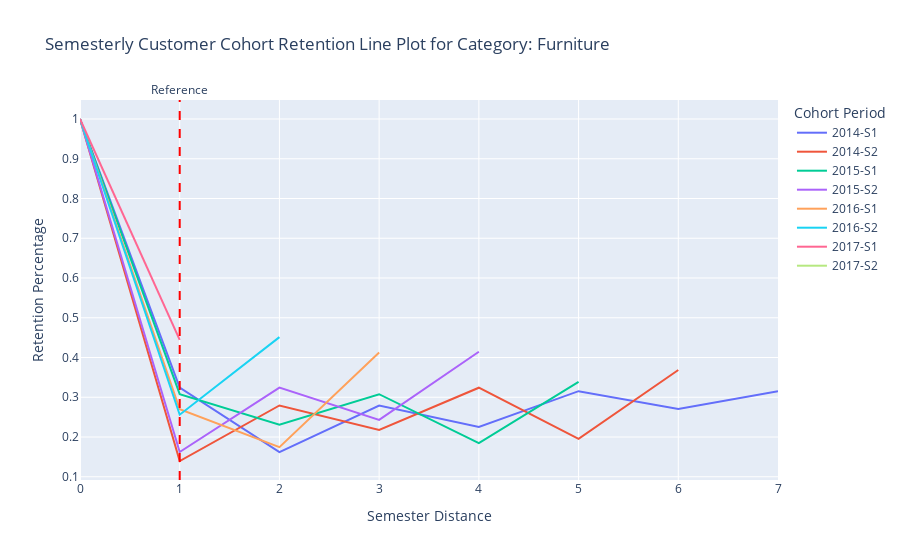
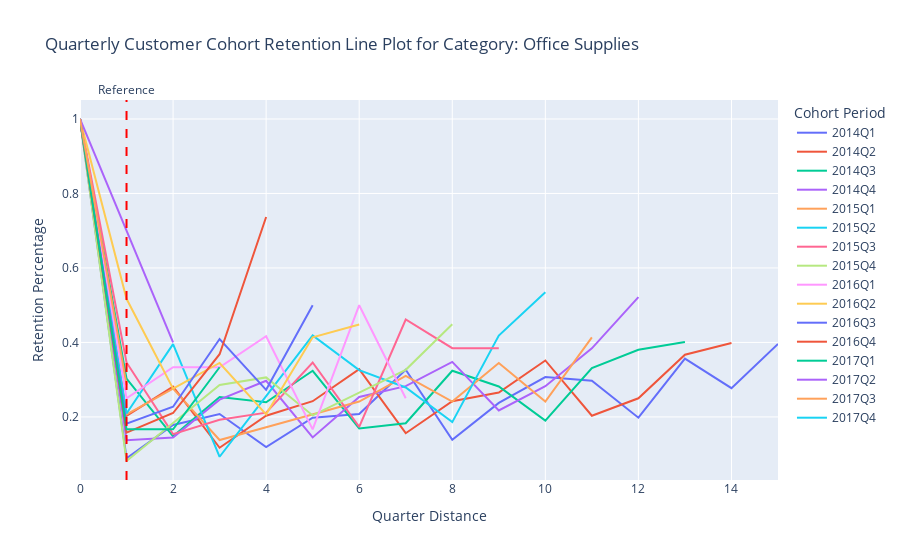
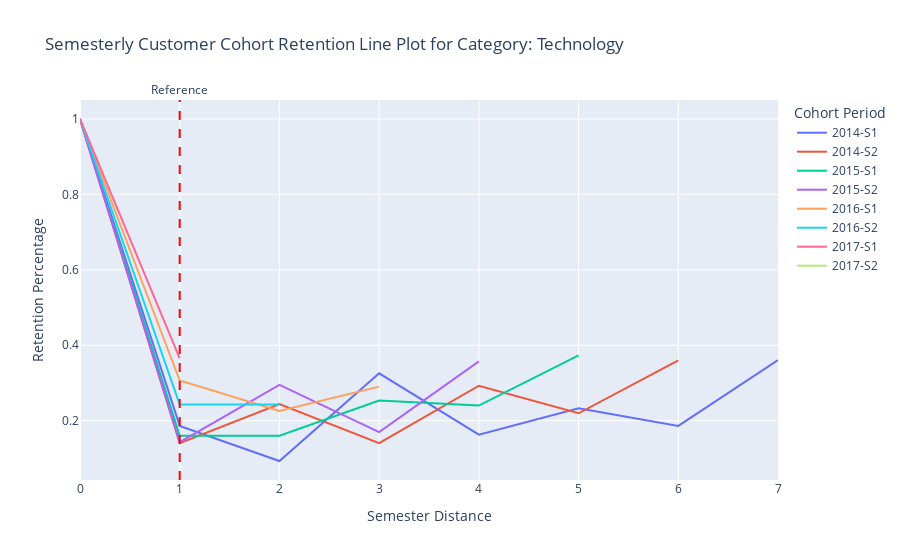

The code cell stored with these charts, in order, in its notebook:
### Markdown cell above
# Cohort Analysis Per Kategori

### Code cell
import pandas as pd
import plotly.express as px
import plotly.graph_objects as go

# Misalkan df adalah DataFrame Anda
dfgen = df.copy()

# Daftar kategori yang ingin Anda proses
categories = dfgen['Category'].unique()

# Loop untuk memproses setiap kategori
for category in categories:
    # Memfilter data untuk kategori saat ini
    df_category = dfgen[dfgen['Category'] == category].copy()
    
    # Step 1: Define cohort period
    if category == 'Office Supplies':
        df_category['cohort_period'] = df_category.groupby('Customer ID')['Order Date'].transform('min').dt.to_period('Q')
        df_category['current_transaction_period'] = df_category['Order Date'].dt.to_period('Q')
    else:
        df_category['cohort_period'] = (
            df_category.groupby('Customer ID')['Order Date'].transform('min').dt.year.astype(str) + "-S" +
            (((df_category.groupby('Customer ID')['Order Date'].transform('min').dt.month - 1) // 6 + 1).astype(str))
        )
        df_category['current_transaction_period'] = (
            df_category['Order Date'].dt.year.astype(str) + "-S" +
            (((df_category['Order Date'].dt.month - 1) // 6 + 1).astype(str))
        )
    
    df_category = df_category[['Customer ID', 'cohort_period', 'current_transaction_period']]
    
    # Hanya butuh tau dia transaksi atau tidak (bukan jumlah transaksinya)
    df_category.drop_duplicates(inplace=True)
    
    # Step 3: Agregasi
    cohort_retention = df_category.groupby(['cohort_period', 'current_transaction_period'])['Customer ID'].count().reset_index().rename(columns={'Customer ID': 'count_user'})
    
    # Step 4: Menghitung period_distance berdasarkan perbedaan periode
    if category == 'Office Supplies':
        cohort_retention['period_distance'] = (
            (cohort_retention['current_transaction_period'].dt.year - cohort_retention['cohort_period'].dt.year) * 4 +
            (cohort_retention['current_transaction_period'].dt.quarter - cohort_retention['cohort_period'].dt.quarter)
        )
    else:
        cohort_retention['period_distance'] = (
            (cohort_retention['current_transaction_period'].str[:4].astype(int) - cohort_retention['cohort_period'].str[:4].astype(int)) * 2 +
            (cohort_retention['current_transaction_period'].str[-1].astype(int) - cohort_retention['cohort_period'].str[-1].astype(int))
        )
    
    # Step 5: Pivot table
    cohort_retention_pivot = cohort_retention.pivot_table(index='cohort_period', columns='period_distance', values='count_user')
    
    # Step 6: Menghitung retensi
    cohort_retention_final = cohort_retention_pivot.divide(cohort_retention_pivot.iloc[:, 0], axis=0)
    
    # Membuat line plot
    lineplot = cohort_retention.copy()
    
    # Step 1: Preprocessing
    lineplot['cohort_period'] = lineplot['cohort_period'].astype(str)
    lineplot['current_transaction_period'] = lineplot['current_transaction_period'].astype(str)
    
    # Filter first period
    lineplot_0 = lineplot.groupby(['cohort_period']).agg({'count_user': 'max'})
    
    # Create percent
    lineplot_percent = lineplot.set_index(['cohort_period']).div(lineplot_0, level='cohort_period').rename(columns={'count_user': 'percentage'}).reset_index()
    
    # Add current transaction period and period distance
    lineplot_percent['current_transaction_period'] = lineplot['current_transaction_period']
    lineplot_percent['period_distance'] = lineplot['period_distance']
    
    # Membuat line plot interaktif dengan Plotly
    fig = px.line(
        lineplot_percent,
        x="period_distance",
        y="percentage",
        color="cohort_period",
        labels={
            "period_distance": f"{'Quarter' if category == 'Office Supplies' else 'Semester'} Distance",
            "percentage": "Retention Percentage",
            "cohort_period": "Cohort Period"
        },
        title=f"{'Quarterly' if category == 'Office Supplies' else 'Semesterly'} Customer Cohort Retention Line Plot for Category: {category}"
    )
    
    # Menambahkan garis vertikal pada periode tertentu (contoh x=1)
    fig.add_vline(x=1, line_dash="dash", line_color="red", annotation_text="Reference", annotation_position="top")
    
    # Menampilkan plot
    fig.show()

### Figure 1 — Plotly figure (JSON) as saved in the notebook; plotly's stock layout.template omitted (floating-point values rounded to 4 significant figures)
{"data": [{"hovertemplate": "Cohort Period=2014-S1<br>Semester Distance=%{x}<br>Retention Percentage=%{y}<extra></extra>", "legendgroup": "2014-S1", "line": {"color": "#636efa", "dash": "solid"}, "marker": {"symbol": "circle"}, "mode": "lines", "name": "2014-S1", "orientation": "v", "showlegend": true, "type": "scatter", "x": [0, 1, 2, 3, 4, 5, 6, 7], "xaxis": "x", "y": [1, 0.3243, 0.1622, 0.2793, 0.2252, 0.3153, 0.2703, 0.3153], "yaxis": "y"}, {"hovertemplate": "Cohort Period=2014-S2<br>Semester Distance=%{x}<br>Retention Percentage=%{y}<extra></extra>", "legendgroup": "2014-S2", "line": {"color": "#EF553B", "dash": "solid"}, "marker": {"symbol": "circle"}, "mode": "lines", "name": "2014-S2", "orientation": "v", "showlegend": true, "type": "scatter", "x": [0, 1, 2, 3, 4, 5, 6], "xaxis": "x", "y": [1, 0.1397, 0.2793, 0.2179, 0.324, 0.1955, 0.3687], "yaxis": "y"}, {"hovertemplate": "Cohort Period=2015-S1<br>Semester Distance=%{x}<br>Retention Percentage=%{y}<extra></extra>", "legendgroup": "2015-S1", "line": {"color": "#00cc96", "dash": "solid"}, "marker": {"symbol": "circle"}, "mode": "lines", "name": "2015-S1", "orientation": "v", "showlegend": true, "type": "scatter", "x": [0, 1, 2, 3, 4, 5], "xaxis": "x", "y": [1, 0.3077, 0.2308, 0.3077, 0.1846, 0.3385], "yaxis": "y"}, {"hovertemplate": "Cohort Period=2015-S2<br>Semester Distance=%{x}<br>Retention Percentage=%{y}<extra></extra>", "legendgroup": "2015-S2", "line": {"color": "#ab63fa", "dash": "solid"}, "marker": {"symbol": "circle"}, "mode": "lines", "name": "2015-S2", "orientation": "v", "showlegend": true, "type": "scatter", "x": [0, 1, 2, 3, 4], "xaxis": "x", "y": [1, 0.1622, 0.3243, 0.2432, 0.4144], "yaxis": "y"}, {"hovertemplate": "Cohort Period=2016-S1<br>Semester Distance=%{x}<br>Retention Percentage=%{y}<extra></extra>", "legendgroup": "2016-S1", "line": {"color": "#FFA15A", "dash": "solid"}, "marker": {"symbol": "circle"}, "mode": "lines", "name": "2016-S1", "orientation": "v", "showlegend": true, "type": "scatter", "x": [0, 1, 2, 3], "xaxis": "x", "y": [1, 0.2698, 0.1746, 0.4127], "yaxis": "y"}, {"hovertemplate": "Cohort Period=2016-S2<br>Semester Distance=%{x}<br>Retention Percentage=%{y}<extra></extra>", "legendgroup": "2016-S2", "line": {"color": "#19d3f3", "dash": "solid"}, "marker": {"symbol": "circle"}, "mode": "lines", "name": "2016-S2", "orientation": "v", "showlegend": true, "type": "scatter", "x": [0, 1, 2], "xaxis": "x", "y": [1, 0.2561, 0.4512], "yaxis": "y"}, {"hovertemplate": "Cohort Period=2017-S1<br>Semester Distance=%{x}<br>Retention Percentage=%{y}<extra></extra>", "legendgroup": "2017-S1", "line": {"color": "#FF6692", "dash": "solid"}, "marker": {"symbol": "circle"}, "mode": "lines", "name": "2017-S1", "orientation": "v", "showlegend": true, "type": "scatter", "x": [0, 1], "xaxis": "x", "y": [1, 0.4444], "yaxis": "y"}, {"hovertemplate": "Cohort Period=2017-S2<br>Semester Distance=%{x}<br>Retention Percentage=%{y}<extra></extra>", "legendgroup": "2017-S2", "line": {"color": "#B6E880", "dash": "solid"}, "marker": {"symbol": "circle"}, "mode": "lines", "name": "2017-S2", "orientation": "v", "showlegend": true, "type": "scatter", "x": [0], "xaxis": "x", "y": [1], "yaxis": "y"}], "layout": {"annotations": [{"showarrow": false, "text": "Reference", "x": 1, "xanchor": "center", "xref": "x", "y": 1, "yanchor": "bottom", "yref": "y domain"}], "legend": {"title": {"text": "Cohort Period"}, "tracegroupgap": 0}, "shapes": [{"line": {"color": "red", "dash": "dash"}, "type": "line", "x0": 1, "x1": 1, "xref": "x", "y0": 0, "y1": 1, "yref": "y domain"}], "title": {"text": "Semesterly Customer Cohort Retention Line Plot for Category: Furniture"}, "xaxis": {"anchor": "y", "domain": [0, 1], "title": {"text": "Semester Distance"}}, "yaxis": {"anchor": "x", "domain": [0, 1], "title": {"text": "Retention Percentage"}}}}

### Figure 2 — Plotly figure (JSON) as saved in the notebook; plotly's stock layout.template omitted (floating-point values rounded to 4 significant figures)
{"data": [{"hovertemplate": "Cohort Period=2014Q1<br>Quarter Distance=%{x}<br>Retention Percentage=%{y}<extra></extra>", "legendgroup": "2014Q1", "line": {"color": "#636efa", "dash": "solid"}, "marker": {"symbol": "circle"}, "mode": "lines", "name": "2014Q1", "orientation": "v", "showlegend": true, "type": "scatter", "x": [0, 1, 2, 3, 4, 5, 6, 7, 8, 9, 10, 11, 12, 13, 14, 15], "xaxis": "x", "y": [1, 0.08911, 0.1782, 0.2079, 0.1188, 0.198, 0.2079, 0.3267, 0.1386, 0.2376, 0.3069, 0.297, 0.198, 0.3564, 0.2772, 0.396], "yaxis": "y"}, {"hovertemplate": "Cohort Period=2014Q2<br>Quarter Distance=%{x}<br>Retention Percentage=%{y}<extra></extra>", "legendgroup": "2014Q2", "line": {"color": "#EF553B", "dash": "solid"}, "marker": {"symbol": "circle"}, "mode": "lines", "name": "2014Q2", "orientation": "v", "showlegend": true, "type": "scatter", "x": [0, 1, 2, 3, 4, 5, 6, 7, 8, 9, 10, 11, 12, 13, 14], "xaxis": "x", "y": [1, 0.2031, 0.2812, 0.1172, 0.2031, 0.2422, 0.3281, 0.1562, 0.2422, 0.2656, 0.3516, 0.2031, 0.25, 0.3672, 0.3984], "yaxis": "y"}, {"hovertemplate": "Cohort Period=2014Q3<br>Quarter Distance=%{x}<br>Retention Percentage=%{y}<extra></extra>", "legendgroup": "2014Q3", "line": {"color": "#00cc96", "dash": "solid"}, "marker": {"symbol": "circle"}, "mode": "lines", "name": "2014Q3", "orientation": "v", "showlegend": true, "type": "scatter", "x": [0, 1, 2, 3, 4, 5, 6, 7, 8, 9, 10, 11, 12, 13], "xaxis": "x", "y": [1, 0.3028, 0.1479, 0.2535, 0.2394, 0.3239, 0.169, 0.1831, 0.3239, 0.2817, 0.1901, 0.331, 0.3803, 0.4014], "yaxis": "y"}, {"hovertemplate": "Cohort Period=2014Q4<br>Quarter Distance=%{x}<br>Retention Percentage=%{y}<extra></extra>", "legendgroup": "2014Q4", "line": {"color": "#ab63fa", "dash": "solid"}, "marker": {"symbol": "circle"}, "mode": "lines", "name": "2014Q4", "orientation": "v", "showlegend": true, "type": "scatter", "x": [0, 1, 2, 3, 4, 5, 6, 7, 8, 9, 10, 11, 12], "xaxis": "x", "y": [1, 0.1377, 0.1449, 0.2464, 0.2971, 0.1449, 0.2536, 0.2826, 0.3478, 0.2174, 0.2826, 0.3841, 0.5217], "yaxis": "y"}, {"hovertemplate": "Cohort Period=2015Q1<br>Quarter Distance=%{x}<br>Retention Percentage=%{y}<extra></extra>", "legendgroup": "2015Q1", "line": {"color": "#FFA15A", "dash": "solid"}, "marker": {"symbol": "circle"}, "mode": "lines", "name": "2015Q1", "orientation": "v", "showlegend": true, "type": "scatter", "x": [0, 1, 2, 3, 4, 5, 6, 7, 8, 9, 10, 11], "xaxis": "x", "y": [1, 0.2069, 0.2759, 0.1379, 0.1724, 0.2069, 0.2414, 0.3103, 0.2414, 0.3448, 0.2414, 0.4138], "yaxis": "y"}, {"hovertemplate": "Cohort Period=2015Q2<br>Quarter Distance=%{x}<br>Retention Percentage=%{y}<extra></extra>", "legendgroup": "2015Q2", "line": {"color": "#19d3f3", "dash": "solid"}, "marker": {"symbol": "circle"}, "mode": "lines", "name": "2015Q2", "orientation": "v", "showlegend": true, "type": "scatter", "x": [0, 1, 2, 3, 4, 5, 6, 7, 8, 9, 10], "xaxis": "x", "y": [1, 0.2093, 0.3953, 0.09302, 0.2558, 0.4186, 0.3256, 0.2791, 0.186, 0.4186, 0.5349], "yaxis": "y"}, {"hovertemplate": "Cohort Period=2015Q3<br>Quarter Distance=%{x}<br>Retention Percentage=%{y}<extra></extra>", "legendgroup": "2015Q3", "line": {"color": "#FF6692", "dash": "solid"}, "marker": {"symbol": "circle"}, "mode": "lines", "name": "2015Q3", "orientation": "v", "showlegend": true, "type": "scatter", "x": [0, 1, 2, 3, 4, 5, 6, 7, 8, 9], "xaxis": "x", "y": [1, 0.3462, 0.1538, 0.1923, 0.2115, 0.3462, 0.1731, 0.4615, 0.3846, 0.3846], "yaxis": "y"}, {"hovertemplate": "Cohort Period=2015Q4<br>Quarter Distance=%{x}<br>Retention Percentage=%{y}<extra></extra>", "legendgroup": "2015Q4", "line": {"color": "#B6E880", "dash": "solid"}, "marker": {"symbol": "circle"}, "mode": "lines", "name": "2015Q4", "orientation": "v", "showlegend": true, "type": "scatter", "x": [0, 1, 2, 3, 4, 5, 6, 7, 8], "xaxis": "x", "y": [1, 0.08163, 0.1837, 0.2857, 0.3061, 0.2041, 0.2653, 0.3265, 0.449], "yaxis": "y"}, {"hovertemplate": "Cohort Period=2016Q1<br>Quarter Distance=%{x}<br>Retention Percentage=%{y}<extra></extra>", "legendgroup": "2016Q1", "line": {"color": "#FF97FF", "dash": "solid"}, "marker": {"symbol": "circle"}, "mode": "lines", "name": "2016Q1", "orientation": "v", "showlegend": true, "type": "scatter", "x": [0, 1, 2, 3, 4, 5, 6, 7], "xaxis": "x", "y": [1, 0.25, 0.3333, 0.3333, 0.4167, 0.1667, 0.5, 0.25], "yaxis": "y"}, {"hovertemplate": "Cohort Period=2016Q2<br>Quarter Distance=%{x}<br>Retention Percentage=%{y}<extra></extra>", "legendgroup": "2016Q2", "line": {"color": "#FECB52", "dash": "solid"}, "marker": {"symbol": "circle"}, "mode": "lines", "name": "2016Q2", "orientation": "v", "showlegend": true, "type": "scatter", "x": [0, 1, 2, 3, 4, 5, 6], "xaxis": "x", "y": [1, 0.5172, 0.2759, 0.3448, 0.2069, 0.4138, 0.4483], "yaxis": "y"}, {"hovertemplate": "Cohort Period=2016Q3<br>Quarter Distance=%{x}<br>Retention Percentage=%{y}<extra></extra>", "legendgroup": "2016Q3", "line": {"color": "#636efa", "dash": "solid"}, "marker": {"symbol": "circle"}, "mode": "lines", "name": "2016Q3", "orientation": "v", "showlegend": true, "type": "scatter", "x": [0, 1, 2, 3, 4, 5], "xaxis": "x", "y": [1, 0.1818, 0.2273, 0.4091, 0.2727, 0.5], "yaxis": "y"}, {"hovertemplate": "Cohort Period=2016Q4<br>Quarter Distance=%{x}<br>Retention Percentage=%{y}<extra></extra>", "legendgroup": "2016Q4", "line": {"color": "#EF553B", "dash": "solid"}, "marker": {"symbol": "circle"}, "mode": "lines", "name": "2016Q4", "orientation": "v", "showlegend": true, "type": "scatter", "x": [0, 1, 2, 3, 4], "xaxis": "x", "y": [1, 0.1579, 0.2105, 0.3684, 0.7368], "yaxis": "y"}, {"hovertemplate": "Cohort Period=2017Q1<br>Quarter Distance=%{x}<br>Retention Percentage=%{y}<extra></extra>", "legendgroup": "2017Q1", "line": {"color": "#00cc96", "dash": "solid"}, "marker": {"symbol": "circle"}, "mode": "lines", "name": "2017Q1", "orientation": "v", "showlegend": true, "type": "scatter", "x": [0, 1, 2, 3], "xaxis": "x", "y": [1, 0.1667, 0.1667, 0.3333], "yaxis": "y"}, {"hovertemplate": "Cohort Period=2017Q2<br>Quarter Distance=%{x}<br>Retention Percentage=%{y}<extra></extra>", "legendgroup": "2017Q2", "line": {"color": "#ab63fa", "dash": "solid"}, "marker": {"symbol": "circle"}, "mode": "lines", "name": "2017Q2", "orientation": "v", "showlegend": true, "type": "scatter", "x": [0, 2], "xaxis": "x", "y": [1, 0.4], "yaxis": "y"}, {"hovertemplate": "Cohort Period=2017Q3<br>Quarter Distance=%{x}<br>Retention Percentage=%{y}<extra></extra>", "legendgroup": "2017Q3", "line": {"color": "#FFA15A", "dash": "solid"}, "marker": {"symbol": "circle"}, "mode": "lines", "name": "2017Q3", "orientation": "v", "showlegend": true, "type": "scatter", "x": [0, 1], "xaxis": "x", "y": [1, 0.2857], "yaxis": "y"}, {"hovertemplate": "Cohort Period=2017Q4<br>Quarter Distance=%{x}<br>Retention Percentage=%{y}<extra></extra>", "legendgroup": "2017Q4", "line": {"color": "#19d3f3", "dash": "solid"}, "marker": {"symbol": "circle"}, "mode": "lines", "name": "2017Q4", "orientation": "v", "showlegend": true, "type": "scatter", "x": [0], "xaxis": "x", "y": [1], "yaxis": "y"}], "layout": {"annotations": [{"showarrow": false, "text": "Reference", "x": 1, "xanchor": "center", "xref": "x", "y": 1, "yanchor": "bottom", "yref": "y domain"}], "legend": {"title": {"text": "Cohort Period"}, "tracegroupgap": 0}, "shapes": [{"line": {"color": "red", "dash": "dash"}, "type": "line", "x0": 1, "x1": 1, "xref": "x", "y0": 0, "y1": 1, "yref": "y domain"}], "title": {"text": "Quarterly Customer Cohort Retention Line Plot for Category: Office Supplies"}, "xaxis": {"anchor": "y", "domain": [0, 1], "title": {"text": "Quarter Distance"}}, "yaxis": {"anchor": "x", "domain": [0, 1], "title": {"text": "Retention Percentage"}}}}

### Figure 3 — Plotly figure (JSON) as saved in the notebook; plotly's stock layout.template omitted (floating-point values rounded to 4 significant figures)
{"data": [{"hovertemplate": "Cohort Period=2014-S1<br>Semester Distance=%{x}<br>Retention Percentage=%{y}<extra></extra>", "legendgroup": "2014-S1", "line": {"color": "#636efa", "dash": "solid"}, "marker": {"symbol": "circle"}, "mode": "lines", "name": "2014-S1", "orientation": "v", "showlegend": true, "type": "scatter", "x": [0, 1, 2, 3, 4, 5, 6, 7], "xaxis": "x", "y": [1, 0.186, 0.09302, 0.3256, 0.1628, 0.2326, 0.186, 0.3605], "yaxis": "y"}, {"hovertemplate": "Cohort Period=2014-S2<br>Semester Distance=%{x}<br>Retention Percentage=%{y}<extra></extra>", "legendgroup": "2014-S2", "line": {"color": "#EF553B", "dash": "solid"}, "marker": {"symbol": "circle"}, "mode": "lines", "name": "2014-S2", "orientation": "v", "showlegend": true, "type": "scatter", "x": [0, 1, 2, 3, 4, 5, 6], "xaxis": "x", "y": [1, 0.1402, 0.2439, 0.1402, 0.2927, 0.2195, 0.3598], "yaxis": "y"}, {"hovertemplate": "Cohort Period=2015-S1<br>Semester Distance=%{x}<br>Retention Percentage=%{y}<extra></extra>", "legendgroup": "2015-S1", "line": {"color": "#00cc96", "dash": "solid"}, "marker": {"symbol": "circle"}, "mode": "lines", "name": "2015-S1", "orientation": "v", "showlegend": true, "type": "scatter", "x": [0, 1, 2, 3, 4, 5], "xaxis": "x", "y": [1, 0.16, 0.16, 0.2533, 0.24, 0.3733], "yaxis": "y"}, {"hovertemplate": "Cohort Period=2015-S2<br>Semester Distance=%{x}<br>Retention Percentage=%{y}<extra></extra>", "legendgroup": "2015-S2", "line": {"color": "#ab63fa", "dash": "solid"}, "marker": {"symbol": "circle"}, "mode": "lines", "name": "2015-S2", "orientation": "v", "showlegend": true, "type": "scatter", "x": [0, 1, 2, 3, 4], "xaxis": "x", "y": [1, 0.1429, 0.2946, 0.1696, 0.3571], "yaxis": "y"}, {"hovertemplate": "Cohort Period=2016-S1<br>Semester Distance=%{x}<br>Retention Percentage=%{y}<extra></extra>", "legendgroup": "2016-S1", "line": {"color": "#FFA15A", "dash": "solid"}, "marker": {"symbol": "circle"}, "mode": "lines", "name": "2016-S1", "orientation": "v", "showlegend": true, "type": "scatter", "x": [0, 1, 2, 3], "xaxis": "x", "y": [1, 0.3065, 0.2258, 0.2903], "yaxis": "y"}, {"hovertemplate": "Cohort Period=2016-S2<br>Semester Distance=%{x}<br>Retention Percentage=%{y}<extra></extra>", "legendgroup": "2016-S2", "line": {"color": "#19d3f3", "dash": "solid"}, "marker": {"symbol": "circle"}, "mode": "lines", "name": "2016-S2", "orientation": "v", "showlegend": true, "type": "scatter", "x": [0, 1, 2], "xaxis": "x", "y": [1, 0.2429, 0.2429], "yaxis": "y"}, {"hovertemplate": "Cohort Period=2017-S1<br>Semester Distance=%{x}<br>Retention Percentage=%{y}<extra></extra>", "legendgroup": "2017-S1", "line": {"color": "#FF6692", "dash": "solid"}, "marker": {"symbol": "circle"}, "mode": "lines", "name": "2017-S1", "orientation": "v", "showlegend": true, "type": "scatter", "x": [0, 1], "xaxis": "x", "y": [1, 0.3654], "yaxis": "y"}, {"hovertemplate": "Cohort Period=2017-S2<br>Semester Distance=%{x}<br>Retention Percentage=%{y}<extra></extra>", "legendgroup": "2017-S2", "line": {"color": "#B6E880", "dash": "solid"}, "marker": {"symbol": "circle"}, "mode": "lines", "name": "2017-S2", "orientation": "v", "showlegend": true, "type": "scatter", "x": [0], "xaxis": "x", "y": [1], "yaxis": "y"}], "layout": {"annotations": [{"showarrow": false, "text": "Reference", "x": 1, "xanchor": "center", "xref": "x", "y": 1, "yanchor": "bottom", "yref": "y domain"}], "legend": {"title": {"text": "Cohort Period"}, "tracegroupgap": 0}, "shapes": [{"line": {"color": "red", "dash": "dash"}, "type": "line", "x0": 1, "x1": 1, "xref": "x", "y0": 0, "y1": 1, "yref": "y domain"}], "title": {"text": "Semesterly Customer Cohort Retention Line Plot for Category: Technology"}, "xaxis": {"anchor": "y", "domain": [0, 1], "title": {"text": "Semester Distance"}}, "yaxis": {"anchor": "x", "domain": [0, 1], "title": {"text": "Retention Percentage"}}}}
